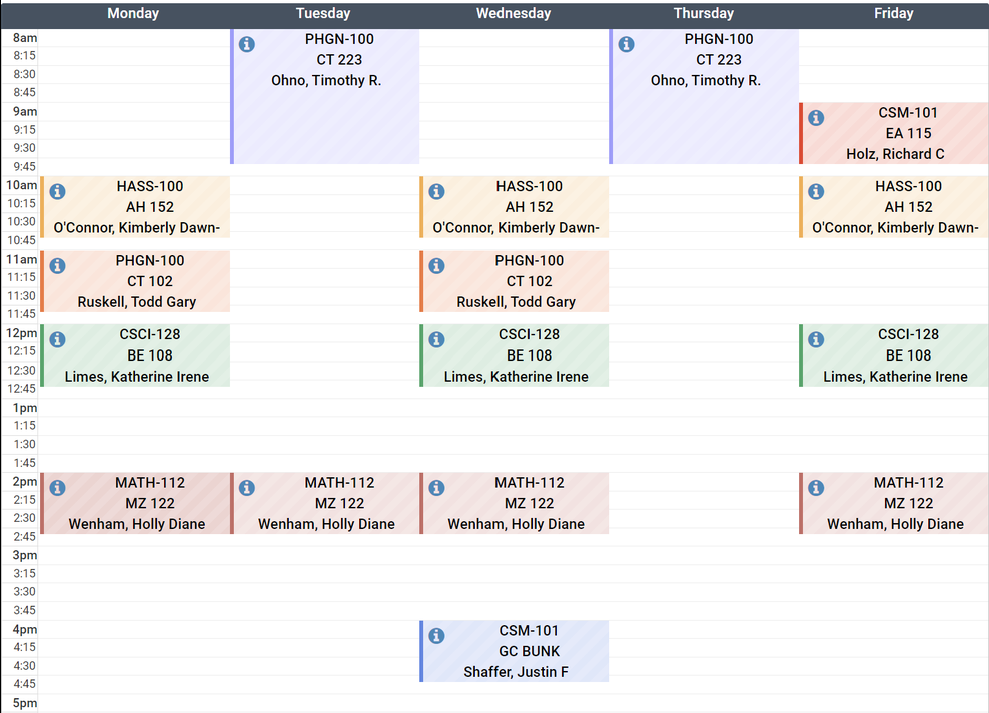
#> input picture TestImage.png, 989 x 713 px, shrunk from 1531 x 1104 before the run
$ python contours.py
#> lines starting #> are read from the running program, lines starting #| are printed output that depends on the picture; after the words box and inside, x2 and y2 are one past the last pixel; in counts of white or black regions, pixels touching at a corner belong together
import cv2 as cv
import numpy as np

# Contours - line or curve that joins continuous points long the boundry of an object
# Useful for shape analysis and object detection and recognition

img = cv.imread('TestImage.png')
#> img is the input picture: shape (713, 989, 3); mean B, G, R 236, 235.6, 236.9

cv.imshow('Image',img)

gray = cv.cvtColor(img, cv.COLOR_BGR2GRAY)
cv.imshow('Gray', gray)


# [7 lines of commented-out code are left out]


ret, thresh = cv.threshold(gray, 125, 255, cv.THRESH_BINARY)
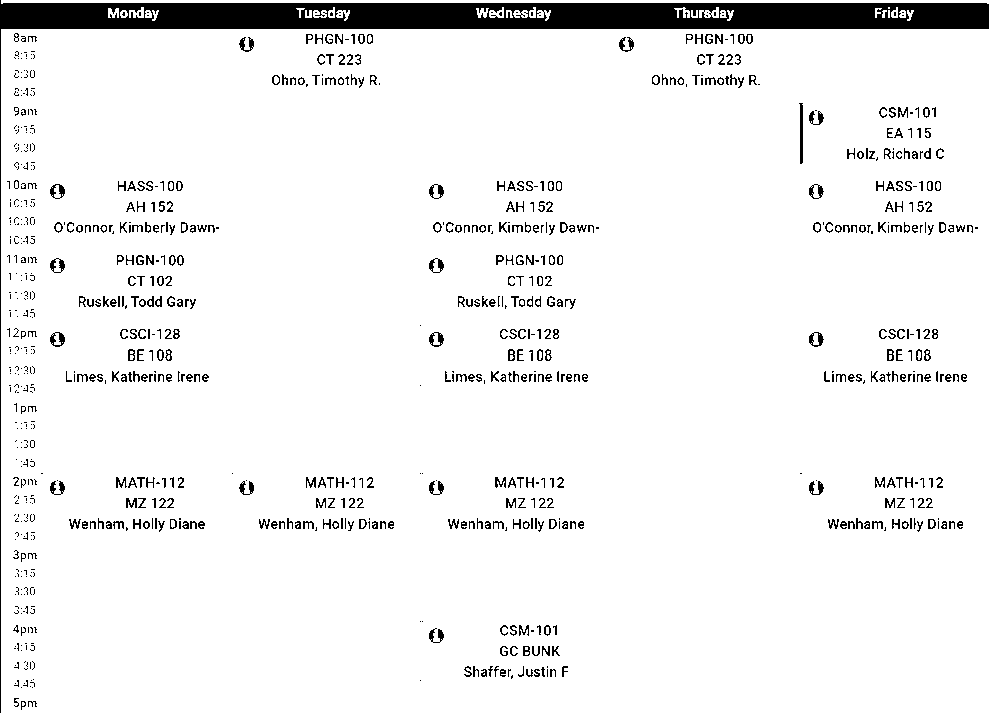
#> thresh: shape (713, 989); 94% white; 865 black regions (440 under 20 px)
# cv.threshold - if a pixel's intnesity does not surpase the threshold, it will be set to 0/blank, else it will be set to the maximum/third argument
# Takes grayscale image
cv.imshow('Tresh', thresh)

contours, hierarchies = cv.findContours(thresh, cv.RETR_LIST, cv.CHAIN_APPROX_SIMPLE)
#> contours = 1299 contours, 769 with area under 20; largest, box (x1, y1, x2, y2) and area: (1, 29, 989, 713) 674121, (1, 0, 989, 4) 1977, (798, 102, 804, 165) 245, (49, 331, 66, 348) 156, (428, 331, 445, 348) 154
# Mode:
    # cv.RETR_TREE - for all hierarchical contours
    # cv.RETR_EXTERNAL - for all external contours
    # cv.RETR_LIST - for all contours in image
# Method:
    # cv.CHAIN_APPROX_NONE - returns all coordiate points of contours
    # cv.CHAIN_APPROX_SIMPLE - will compress all the points into ones that make sense   (eg. 2 end points of a line)
# findContours returns:
    # Contours - puthon list of all coordinate of contours in image
    # Hierarchies - hierarchical representation on contours

print(len(contours)) # Will print # of contours in image
#| 1299
# If too many contours, blur image

blank = np.zeros(img.shape, dtype='uint8')
cv.drawContours(blank, contours, -1, (0,0,255), 1)
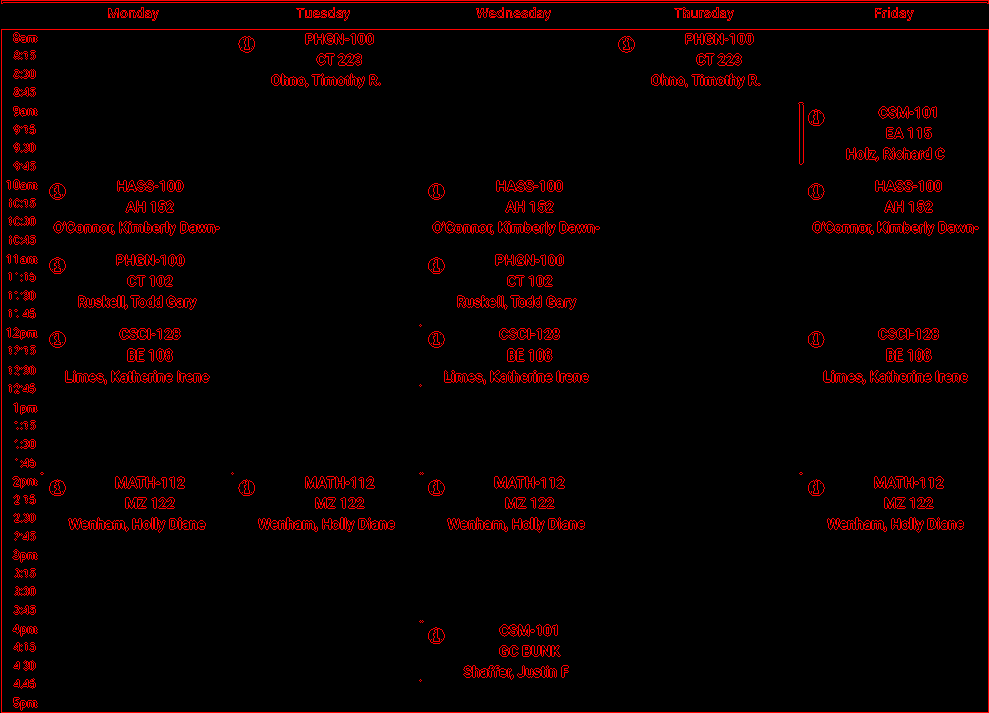
#> blank: shape (713, 989, 3); mean of channels 0, 1, 2 0, 0, 10.4; drawn as B, G, R
# contourIdx - # of contours that will be drawn, -1 = all
cv.imshow('Conturs', blank)


cv.waitKey(0)
